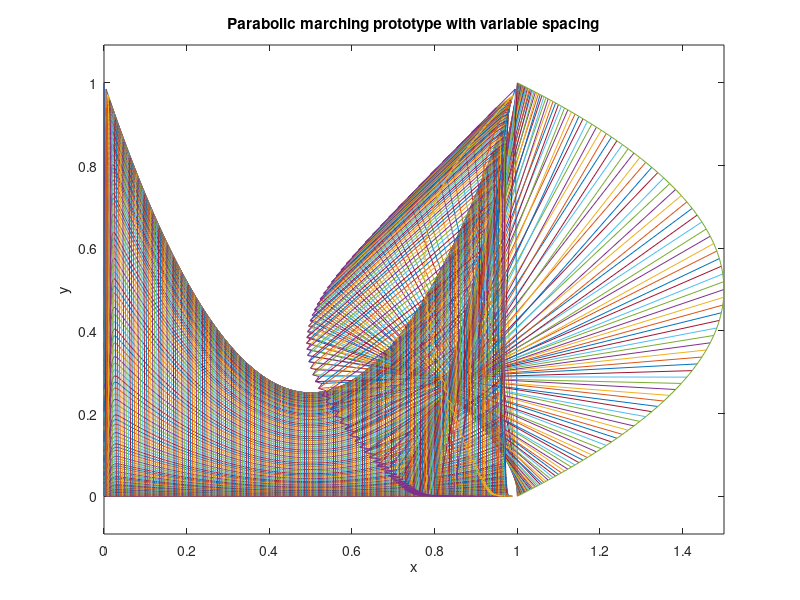
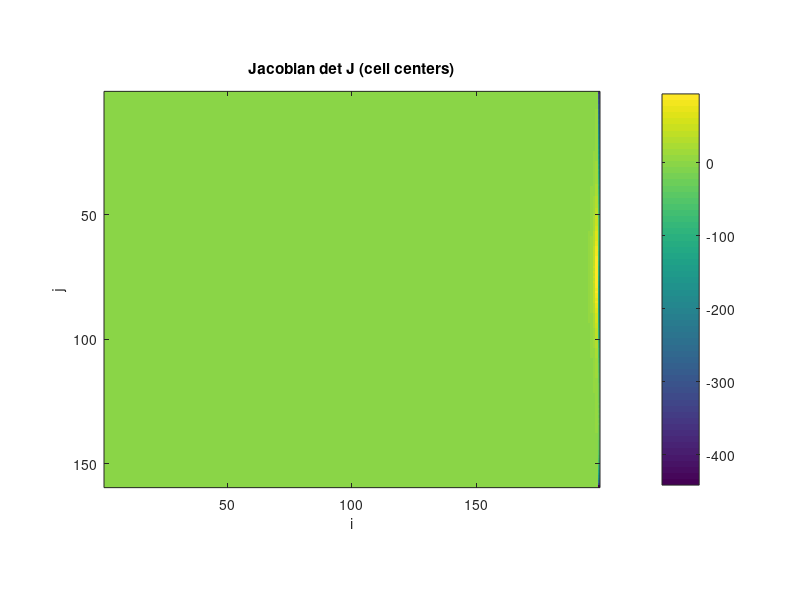

These figures' MATLAB source, in order:

function [X,Y,info] = swan_parabolic_variable_spacing_prototype(opts)
% 2‑D parabolic marching prototype (algebraic predictor) with variable spacing.
% Implements the factors εc, εi (from cumulative spacing d_k) and the
% switching εs = exp(-a*zeta). See Sec. 2.2, Eqs. (12)–(19) and (15). :contentReference[oaicite:0]{index=0}
%
% Usage:
%   [X,Y,info] = swan_parabolic_variable_spacing_prototype();
%   opts.profile = struct('type','geom','geom_r',1.08);
%   opts.a_switch = 12;  [X,Y,info] = swan_parabolic_variable_spacing_prototype(opts);

if nargin==0, opts=struct; end
I = getf(opts,'I',201);
J = getf(opts,'J',161);
a_switch = getf(opts,'a_switch',15);       % damping 'a' in εs = exp(-a*zeta)
smooth_lambda = getf(opts,'smooth_lambda',0.05);
eps0 = eps;                                % numeric safeguard

% ---- spacing profile along depth (layers 1..J; k=1 is free surface)
prof.type   = 'tanh';      % 'uniform'|'geom'|'exp'|'tanh'|'custom'
prof.alpha  = 3.0;         % tanh/exp strength
prof.geom_r = 1.06;        % geometric ratio if 'geom'
prof.custom_h = [];        % supply J-1 values if 'custom'
if isfield(opts,'profile')
    fn = fieldnames(opts.profile);
    for u = 1:numel(fn), prof.(fn{u}) = opts.profile.(fn{u}); end
end

% ---- Swan boundary curves
xb_fun = @(s) s;                  yb_fun = @(s) 0.*s;                 % bottom(s)
xt_fun = @(s) s;                  yt_fun = @(s) 1 - 3*s + 3*s.^2;     % top(s)
xl_fun = @(t) 0.*t;               yl_fun = @(t) t;                    % left(t)
xr_fun = @(t) 1 + 2*t - 2*t.^2;   yr_fun = @(t) t;                    % right(t)

% ---- logical spacings
hs = 1/(I-1); ht = 1/(J-1);
s = linspace(0,1,I);

% ---- cumulative normalized spacing d_k
[d, h] = make_profile(J, prof);          % d(1)=0, d(J)=1, sum(h)=1

% ---- build grid skeleton with d_k controlling vertical param
X = nan(J,I); Y = nan(J,I);
X(1,:) = xt_fun(s);  Y(1,:) = yt_fun(s);      % top (free surface)
X(J,:) = xb_fun(s);  Y(J,:) = yb_fun(s);      % bottom

% set sides for all layers (use t = d_k)
for k = 1:J
    t = d(k);
    X(k,1) = xl_fun(t);   Y(k,1) = yl_fun(t);
    X(k,I) = xr_fun(t);   Y(k,I) = yr_fun(t);
end

% ---- marching (algebraic predictor)
K = J;  k = 2;
while k <= K-1
    km1 = k-1;  kp1 = k+1;

    % εc, εi, εs  (Eqs. 18, 19, 15)
    eps_c = (d(k+1) - d(k-1)) / max(d(K) - d(k-1), eps0);
    eps_i = (d(k)   - d(k-1)) / max(d(k+1) - d(k-1), eps0);
    zeta  = (k-1)/(K-1);
    eps_s = exp(-a_switch * zeta);

    % data on layer k-1 and bottom K
    rkm1 = [X(km1,:).', Y(km1,:).'];     % I x 2
    rK   = [X(K,:).',   Y(K,:).'];
    RB   = rK - rkm1;                     % straight-line vector to bottom
    Rmag = sqrt(sum(RB.^2,2));            % I x 1

    % tangent along the curve at k-1 (central diff), in-plane normal
    dx = deriv_cent(X(km1,:), hs);   dy = deriv_cent(Y(km1,:), hs);
    T  = [dx(:), dy(:)];                     % I x 2
    Tn = sqrt(sum(T.^2,2));  Tn = max(Tn, 1e-14);
    N  = [-T(:,2)./Tn, T(:,1)./Tn];          % rotate +90
    % orient normal roughly toward RB
    sgn = sign(sum(N.*RB,2));  sgn(sgn==0) = 1;
    N = N .* repmat(sgn,1,2);

    % (12) orthogonal candidate: r_{k+1}^o = r_{k-1} + εc |R| n
    scale = eps_c * Rmag;                  % I x 1
    ro = rkm1 + N .* repmat(scale,1,2);    % explicit expansion (no implicit)

    % (13) straight-line candidate: r_{k+1}^s = r_{k-1} + εc R
    rs = rkm1 + eps_c * RB;

    % (14) blend with switching εs
    rkp1 = eps_s * ro + (1 - eps_s) * rs;

    % enforce side BC at layer kp1, then smooth along s
    tkp1 = d(kp1);
    rkp1(1,:)   = [xl_fun(tkp1), yl_fun(tkp1)];
    rkp1(end,:) = [xr_fun(tkp1), yr_fun(tkp1)];
    X(kp1,:) = smooth_row(rkp1(:,1).', [X(kp1,1), X(kp1,I)], smooth_lambda);
    Y(kp1,:) = smooth_row(rkp1(:,2).', [Y(kp1,1), Y(kp1,I)], smooth_lambda);

    % (16) interpolate the middle layer k between k-1 and new k+1, then smooth
    rk = rkm1 + eps_i * ([X(kp1,:).', Y(kp1,:).'] - rkm1);
    tk = d(k);
    rk(1,:)   = [xl_fun(tk), yl_fun(tk)];
    rk(end,:) = [xr_fun(tk), yr_fun(tk)];
    X(k,:) = smooth_row(rk(:,1).', [X(k,1), X(k,I)], smooth_lambda);
    Y(k,:) = smooth_row(rk(:,2).', [Y(k,1), Y(k,I)], smooth_lambda);

    k = k + 2;  % leap to the next pair
end

% if J is even, the last middle line isn't set in the loop—interpolate once
if mod(J,2) == 0
    k = J; km1 = k-1;
    eps_i = 0.5;
    rkm1 = [X(km1,:).', Y(km1,:).'];
    rk   = rkm1 + eps_i * ([X(k+1-1,:).', Y(k+1-1,:).'] - rkm1); %#ok<*NASGU>
    tk = d(k);
    rk(1,:)   = [xl_fun(tk), yl_fun(tk)];
    rk(end,:) = [xr_fun(tk), yr_fun(tk)];
    X(k,:) = smooth_row(rk(:,1).', [X(k,1), X(k,I)], smooth_lambda);
    Y(k,:) = smooth_row(rk(:,2).', [Y(k,1), Y(k,I)], smooth_lambda);
end

% ---- quality report
[Jc,~,~,~] = jacobian_from_grid(X, Y, hs, ht);
info.minJ = min(Jc(:));
info.h = h; info.d = d; info.a_switch = a_switch;

fprintf('Parabolic predictor (variable spacing): min J = %.3e\n', info.minJ);

% ---- optional plots
if nargout==0
    figure; hold on; axis equal; box on;
    for j=1:J, plot(X(j,:),Y(j,:),'-'); end
    for i=1:I, plot(X(:,i),Y(:,i),'-'); end
    title('Parabolic marching prototype with variable spacing');
    xlabel x; ylabel y;

    figure; imagesc(Jc); axis image; colorbar;
    title('Jacobian det J (cell centers)'); xlabel i; ylabel j;
end
end

% ---------------- helpers ----------------
function v = getf(s, fld, def)
if isfield(s,fld), v=s.(fld); else, v=def; end
end

function dfdx = deriv_cent(f, hs)
I = numel(f);
dfdx = zeros(1,I);
dfdx(2:I-1) = (f(3:I) - f(1:I-2))/(2*hs);
dfdx(1)     = (f(2) - f(1))/hs;
dfdx(I)     = (f(I) - f(I-1))/hs;
end

function [d,h] = make_profile(K, prof)
% returns d(1..K), h(1..K-1) with sum(h)=1, d(1)=0, d(K)=1
z = linspace(0,1,K);
switch lower(prof.type)
    case 'uniform'
        d = z;
    case 'geom'        % geometric growth from top -> bottom
        r = prof.geom_r;
        w = r.^(0:(K-2));  w = w / sum(w);
        d = [0, cumsum(w)];
    case 'exp'
        a = prof.alpha;
        d = (exp(a*z)-1)/(exp(a)-1);
    case 'tanh'
        a = prof.alpha;
        d = 0.5*(tanh(a*(2*z-1))/tanh(a) + 1);
    case 'custom'
        w = prof.custom_h(:).';
        if numel(w) ~= K-1, error('custom_h must have length K-1.'); end
        w = w / sum(w); d = [0, cumsum(w)];
    otherwise
        d = z;
end
d = d(:).'; d = d / d(end);
h = diff(d);
end

function u = smooth_row(u_pred, bnds, lam)
% implicit 1D smoothing along s: (I - lam*Dss) u = u_pred, Dirichlet ends
if lam<=0, u=u_pred; return; end
I = numel(u_pred);
u = u_pred;
u(1) = bnds(1); u(end) = bnds(2);
nI = I-2; if nI <= 0, return; end
a = -lam*ones(nI-1,1);
b = (1+2*lam)*ones(nI,1);
c = -lam*ones(nI-1,1);
d = u_pred(2:end-1).';

% forward sweep
for i=2:nI
    w = a(i-1)/b(i-1);
    b(i) = b(i) - w*c(i-1);
    d(i) = d(i) - w*d(i-1);
end
% back substitution
u_int = zeros(nI,1);
u_int(nI) = d(nI)/b(nI);
for i=nI-1:-1:1
    u_int(i) = (d(i) - c(i)*u_int(i+1))/b(i);
end
u(2:end-1) = u_int;
end

function [Jc, xs, ys, xt] = jacobian_from_grid(X, Y, hs, ht)
x_s  = (X(:,3:end)-X(:,1:end-2))/(2*hs);
y_s  = (Y(:,3:end)-Y(:,1:end-2))/(2*hs);
x_t  = (X(3:end,:)-X(1:end-2,:))/(2*ht);
y_t  = (Y(3:end,:)-Y(1:end-2,:))/(2*ht);
xs = x_s(2:end-1,:);  ys = y_s(2:end-1,:);
xt = x_t(:,2:end-1);  yt = y_t(:,2:end-1);
Jc = xs.*yt - xt.*ys;
end
